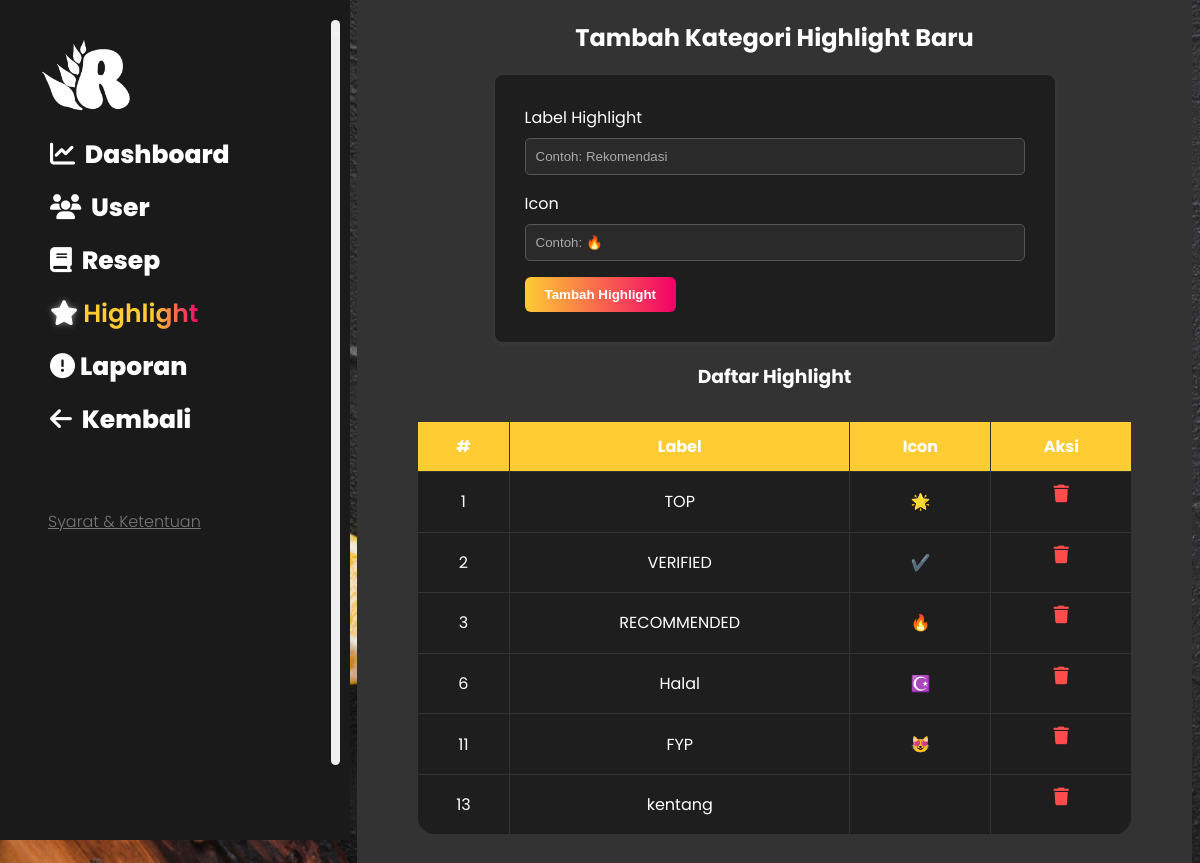
Page /dashboard/admin/highlight_tambah.php (signed in) on the committed database.
### tables this page shows
CREATE TABLE `tabel_highlight` (
  `id_highlight` int(11) NOT NULL,
  `label` varchar(100) NOT NULL,
  `icon` varchar(10) DEFAULT NULL
);

### dashboard/admin/highlight_tambah.php (the view, shortened to what this page needs)
<?php
include_once "../../include/db.php";
$halaman = 'highlight_tambah.php';
$highlight_result = mysqli_query($koneksi, "SELECT * FROM tabel_highlight ORDER BY id_highlight ASC");
?>
<!DOCTYPE html>
<html lang="id">
<head>
    <link rel="stylesheet" href="https://cdnjs.cloudflare.com/ajax/libs/font-awesome/6.4.0/css/all.min.css" />
    <link rel="stylesheet" href="../style.css">
    <link rel="stylesheet" href="data.css">
</head>
<body>
    <div class="sidebar" id="sidebar">
        <button class="toggle-sidebar" onclick="toggleSidebar()"><i
                class="fa-solid fa-arrows-left-right-to-line"></i></button>
        <img src="../../Foto/Logoputih.png" alt="Resep Reborn" class="logo" />
        <ul class="navigasi">
            <li><a href="data.php" class="<?= ($halaman == 'data.php') ? 'active' : '' ?>"><i
                        class="fa-solid fa-chart-line" style="margin-right: 5px;"></i> Dashboard</a></li>
            <li><a href="user.php" class="<?= ($halaman == 'user.php') ? 'active' : '' ?>"><i
                        class="fa-solid fa-users" style="margin-right: 5px;"></i> User</a></li>
            <li><a href="resep.php" class="<?= ($halaman == 'resep.php') ? 'active' : '' ?>"><i
                        class="fa-solid fa-book" style="margin-right: 5px;"></i> Resep</a></li>
            <li><a href="highlight_tambah.php" class="<?= ($halaman == 'highlight_tambah.php') ? 'active' : '' ?>"><i
                        class="fa-solid fa-star" style="margin-right: 5px;"></i>Highlight</a></li>
            <li><a href="laporan.php" class="<?= ($halaman == 'laporan.php') ? 'active' : '' ?>"><i class="fa-solid fa-circle-exclamation" style="margin-right: 5px;"></i>Laporan</a></li>
            <li><a href="../Pencarian.php" class="<?= ($halaman == 'Pencarian.php') ? 'active' : '' ?>"><i
                        class="fa-solid fa-arrow-left" style="margin-right: 5px;"></i> Kembali</a></li>
        </ul>
        <a href="sk.html" class="SK">Syarat & Ketentuan</a>
    </div>
    <div class="konten" id="konten">
        <h2 class="judul-form">Tambah Kategori Highlight Baru</h2>
        <form method="POST" class="form-highlight">
            <label for="label">Label Highlight</label>
            <input placeholder="Contoh: Rekomendasi" type="text" name="label" id="label" required>
            <label for="icon">Icon</label>
            <input placeholder="Contoh: 🔥" type="text" name="icon" id="icon">
            <button type="submit" class="btn-submit">Tambah Highlight</button>
        </form>
        <h3 class="judul-tabel">Daftar Highlight</h3>
        <table class="tabel-highlight">
            <thead>
                <tr>
                    <th>#</th>
                    <th>Label</th>
                    <th>Icon</th>
                    <th>Aksi</th>
                </tr>
            </thead>
            <tbody>
                <?php while ($row = mysqli_fetch_assoc($highlight_result)): ?>
                    <tr>
                        <td><?= $row['id_highlight'] ?></td>
                        <td><?= htmlspecialchars($row['label']) ?></td>
                        <td><?= htmlspecialchars($row['icon']) ?></td>
                        <td>
                            <form method="POST" onsubmit="return confirm('Yakin ingin menghapus highlight ini?')">
                                <button type="submit" class="btn-hapus" title="Hapus"><i
                                        class="fa-solid fa-trash"></i></button>
                            </form>
                        </td>
                    </tr>
                <?php endwhile; ?>
            </tbody>
        </table>
    </div>
</body>
</html>

### dashboard/style.css (style rules this page uses)
body { margin: 0; font-family: 'Poppins', sans-serif; background-image: url(../Foto/backgroundlandpage2.jpg); background-size: cover; background-repeat: repeat; background-position: center; color: #fff; }
body::before { content: ""; background-size: cover; position: a; inset: 0; background: rgba(0, 0, 0, 0.4); backdrop-filter: blur(2px); z-index: 0; }
body * { position: relative; z-index: 1; }
a { text-decoration: none; color: rgb(255, 255, 255); font-weight: 800; }
input, textarea, select { background-color: #444; color: white; }
input::placeholder { color: #aaa; }
.sidebar { position: fixed; z-index: 9998; top: 0; width: 310px; height: 100vh; background-color: #292929; padding: 20px; transition: transform 0.3s ease; transform: translateX(0); }
.toggle-sidebar { display: flex; font-size: 7px; align-items: center; position: fixed; top: 20px; left: 331px; color: rgb(245, 245, 245); border: none; padding: 10px 0px 91vh; border: none; border-radius: 5px; cursor: pointer; z-index: 1000; }
.logo { top: 0; width: 120px; height: auto; margin-left: 10px; margin-bottom: -20px; }
.navigasi { list-style: none; font-weight: 600; margin-bottom: 70px; margin-left: -10px; }
.navigasi li { margin: 15px 0; }
.navigasi a { color: #ffffff; text-decoration: none; font-size: 25px; }
.SK { display: block; font-size: 16px !important; font-weight: 300 !important; color: #777 !important; margin-left: 28px; text-decoration: underline !important; }
.navigasi a.active { background: none; font-weight: 600; background: linear-gradient(to right, #ffcc33 70%, #f20069); background-size: 100% auto; -webkit-background-clip: text; -webkit-text-fill-color: transparent; background-clip: text; color: transparent; transition: background 0.4s ease, text-shadow 0.4s ease; }
.navigasi a.active i { background: white; -webkit-background-clip: text; background-clip: text; color: transparent; text-shadow: 0 0 6px rgba(255, 255, 255, 0.473); transition: background 0.4s ease, text-shadow 0.4s ease; }
.konten { margin-top: -20px; margin-left: 370px; margin-right: 20px; right: 13px; padding: 20px; background-color: #333; border-radius: 10px; transition: all 0.3s ease; transform: translateX(0); width: calc(100% - 365px); max-width: 100%; box-sizing: border-box; }

### dashboard/admin/data.css (style rules this page uses)
.konten { padding: 20px; background-color: #333; color: white; }
h2 { color: #ffffff; font-size: 24px; margin-bottom: 20px; }
.form-highlight { max-width: 500px; margin: 20px auto; padding: 30px; border-radius: 8px; background: #1e1e1e; box-shadow: 0 2px 8px rgba(255, 255, 255, 0.05); }
input[type="text"] { width: 100%; padding: 10px; margin-top: 8px; margin-bottom: 16px; border-radius: 5px; border: 1px solid #555; background-color: #2a2a2a; color: #fff; }
.btn-submit { padding: 10px 20px; background: linear-gradient(to right, #ffcc33, #f20069); border: none; border-radius: 6px; color: white; font-weight: bold; cursor: pointer; }
.judul-form, .judul-tabel { text-align: center; margin-bottom: 20px; }
.tabel-highlight { margin: 30px auto; width: 90%; border-collapse: collapse; background-color: #1e1e1e; color: white; border-radius: 20px; }
.tabel-highlight th, .tabel-highlight td { padding: 12px; border: 1px solid #333; text-align: center; }
.tabel-highlight th { background-color: #ffcc33; color: white; }
.sidebar { background-color: #1a1a1a; }
.navigasi a.active { color: black; }

### dashboard/admin/highlight_tambah.php (style rules this page uses)
.btn-hapus { background: transparent; border: none; color: #ff4d4d; font-size: 1.1rem; cursor: pointer; }

### rows in the picture
tabel_highlight: id_highlight "1", label "TOP", icon "🌟"
tabel_highlight: id_highlight "2", label "VERIFIED", icon "✔️"
tabel_highlight: id_highlight "3", label "RECOMMENDED", icon "🔥"
tabel_highlight: id_highlight "6", label "Halal", icon "☪️"
tabel_highlight: id_highlight "11", label "FYP", icon "😻"
tabel_highlight: id_highlight "13", label "kentang"
